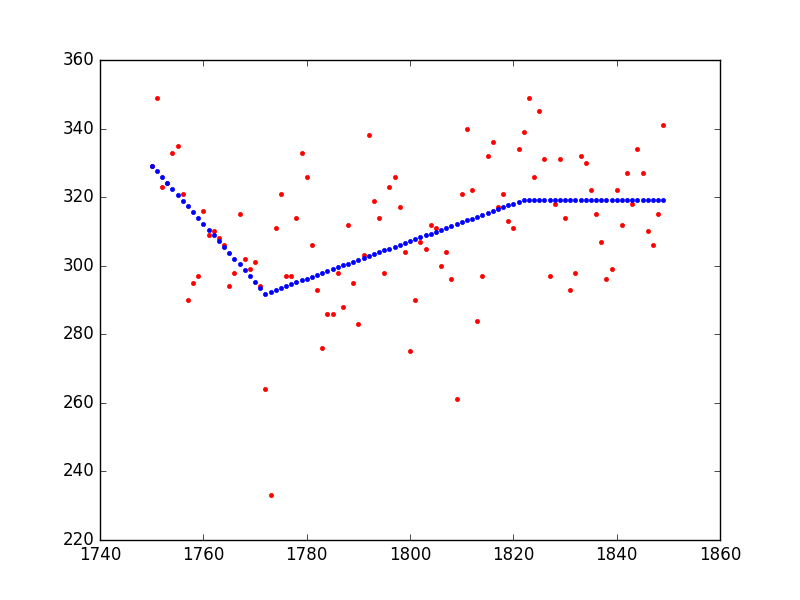

This figure's Python source:
import numpy
import matplotlib.pyplot as plt
from pyearth import Earth
import csv
import traceback

def loadFromcsv( fileName):
    """
    load a file and conver to 2d python list and return it
    :param fileName: csv file name with absolute path

    Example file  - pima-indians-diabetes.data
    Test the script using following code
    loadDataInstance =  loadData()
    print loadDataInstance.loadFromcsv('pima-indians-diabetes.data')
    :return: 2D arrat [list of [list]]
    e.g. [['6', '148', '72', '35', '0', '33.6', '0.627', '50', '1'], ['1', '85', '66',...]..[]...]
    """
    try:
        data = list(csv.reader(open(fileName)))
        return data
    except:
        return (traceback.print_exc())


def convertDataToFloat(dataset):
    """
    loadFromcsv function returns data as list of list of  strings,
    It must be converted to floats for further processing
    code can be tested through below given snippet

    loadDataInstance = loadData()
    dataset = loadDataInstance.loadFromcsv('pima-indians-diabetes.data')
    print loadDataInstance.convertDataToFloat(dataset)

    :param dataset:
    :return: dataset in floats
    """
    for row in dataset:
        for i in range(len(row)):
            row[i] = float(row[i])
    return dataset


dataset = loadFromcsv("SwidishFertility.txt") # loading dataset
dataset =  convertDataToFloat(dataset) # converting string to float


xArray = []
yArray = []

#seperating X and Y from the dataset
for eachXYPAir in dataset:
    x = eachXYPAir[0]
    y = eachXYPAir[1]
    xArray.append(x)
    yArray.append(y)

# print len(xArray)
xArray =  numpy.asarray(xArray,"float32") # converting to numpy array
# print len(yArray)
yArray =  numpy.asarray(yArray,"float32") # converting to numpy array
# Fit an Earth model
model = Earth(max_degree=1, verbose=True) # initializing py- earth package

# making model for the data
model.fit(xArray, yArray)

# Print the model
print(model.trace())
print(model.summary())


# Plot the model
y_hat = model.predict(xArray)
# print y_hat
plt.figure()
plt.plot(xArray, yArray, 'r.')
plt.plot(xArray, y_hat, 'b.')
plt.show()
